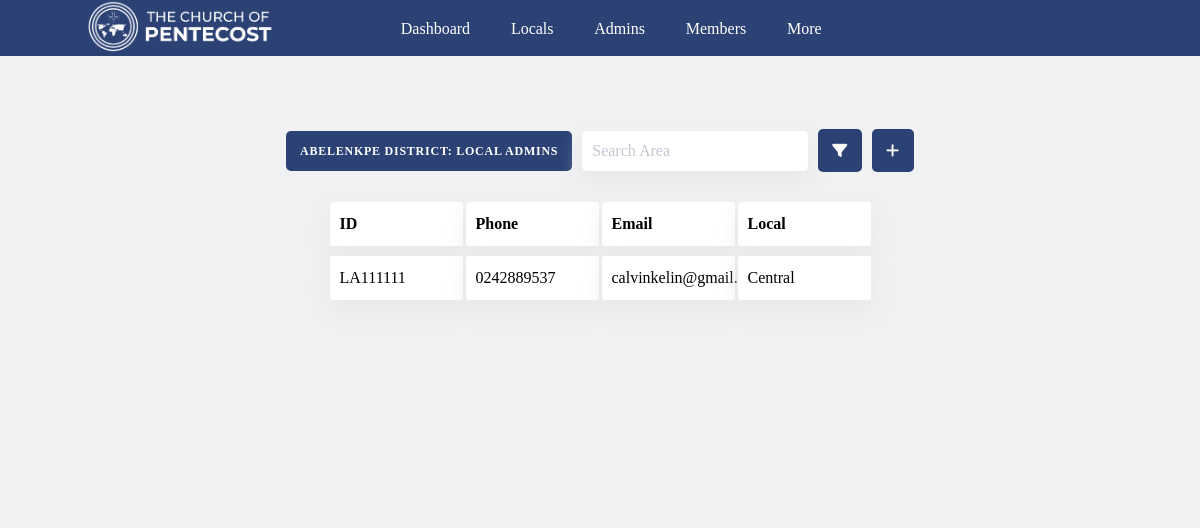
The page /districtadmin/admins (signed in) on the database its author committed.
### thecop_app/models.py (models this page shows, shortened)
class DistrictAdmin(models.Model):
    id = models.TextField(primary_key=True)
    phone = models.TextField()
    email = models.TextField()
    password = models.TextField()
    district = models.ForeignKey(District, on_delete=models.CASCADE)

class District(models.Model):
    area = models.ForeignKey(Area, on_delete=models.CASCADE)
    id = models.TextField(primary_key=True)
    name = models.TextField()
    location = models.TextField()
    def get_local_admins(self):
        admins = []
        for i in LocalAdmin.objects.all():
            if i.local_assembly.district == self:
                admins.append(i)
        return admins

class LocalAdmin(models.Model):
    id = models.TextField(primary_key=True)
    phone = models.TextField()
    email = models.TextField()
    password = models.TextField()
    local_assembly = models.ForeignKey(LocalAssembly, on_delete=models.CASCADE)

class LocalAssembly(models.Model):
    district = models.ForeignKey(District, on_delete=models.CASCADE)
    id = models.TextField(primary_key=True)
    name = models.TextField()
    location = models.TextField()

### thecop_app/districtAdmin/views.py (the view)
# urls.py: path("admins", views.admins, name="areaAdmin_admins"),
def admins(request):
    active_admin = DistrictAdmin.objects.get(pk=request.session.get('district_admin_id'))
    context = {
        "admins": DistrictAdmin.objects.all(),
        "admin": active_admin,
        "announcements": active_admin.district.districtannouncement_set.all(),
        "events": active_admin.district.districtevent_set.all()
    }
    return render(request, 'thecop_app/districtAdmin/admins.html', context)

### thecop_app/templates/thecop_app/districtAdmin/admins.html (shortened to what this page needs)
<!DOCTYPE html>
{% load static %}
<html lang="en">
  <head>
    <link rel="stylesheet" href="{% static 'thecop_app/CSS/index.css' %}" />
    <link rel="stylesheet" href="{% static 'thecop_app/CSS/ananse.css' %}" />
      <link rel="stylesheet" href="{% static 'thecop_app/CSS/fa/allicons.css' %}">
    <link rel="stylesheet" href="{% static 'thecop_app/CSS/fa/icons.css' %}">
</head>
<body>
<header class="grid-header">
      <div class="logo">
          <img src="{% static 'thecop_app/images/The-Church-Of-Pentecost.png' %}" width=200/>
      </div>
      <div class="mid-div">
              <div class="nav-btn" onclick="window.open('{% url 'districtAdmin_home' %}', '_self')">
                  <i class="fa-thin fa-gauge"></i>
                  <span>Dashboard</span>
              </div>
            <div class="nav-btn" onclick="window.open('{% url 'districtAdmin_locals' %}', '_self')">
                  <i class="fa-thin fa-map"></i>
                  <span>Locals</span>
            </div>
          <div class="nav-btn" onclick="window.open('{% url 'districtAdmin_admins' %}', '_self')">
                      <i class="fa-thin fa-user-lock"></i>
                     <span>Admins</span>
              </div>
          <div class="nav-btn" onclick="window.open('{% url 'districtAdmin_members' %}', '_self')">
                  <i class="fa-thin fa-users"></i>
                 <span>Members</span>
          </div>
          <div class="nav-btn" onclick="window.open('{% url 'copAdmin_members' %}', '_self')">
                  <i class="fa-thin fa-caret-down"></i>
                 <span>More</span>
          </div>
      </div>
</header>
<br><br><br>
<appbody style=" background-color: #f0f1f3 !important;">
    <div class="func-bar">
        <div class="tag">{{admin.district.name}} District: Local Admins</div>
        <div class="search-div">
            <input type="search" placeholder="Search Area">
        </div>
        <div class="tag"><i class="fa-thin fa-filter" style="font-size: 15px; font-weight:bold"></i></div>
        <div class="tag" onclick="openForm('form-admin')"><i class="fa-thin fa-add" style="font-size: 15px; font-weight:bold"></i></div>
    </div>
    <div class="custom-table-001">
        <div class="row">
            <div class="cell"><b>ID</b></div>
            <div class="cell"><b>Phone</b></div>
            <div class="cell"><b>Email</b></div>
            <div class="cell"><b>Local</b></div>
        </div>
        {% for ad in admin.district.get_local_admins %}
        <div class="row">
            <div class="cell">{{ ad.id }}</div>
            <div class="cell">{{ ad.phone }}</div>
            <div class="cell">{{ ad.email }}</div>
            <div class="cell">{{ ad.local_assembly.name}}</div>
        </div>
        {% endfor %}
    </div>
</appbody>
</body>
</html>

### thecop_app/static/thecop_app/CSS/index.css (style rules this page uses)
* { padding: 0; margin: 0; box-sizing: border-box; font-family: "Raleway", sans-serif; }
body { background-color: #f0f1f3; overflow-x: hidden; }
.grid-header { z-index: 99; position: fixed; width: 100%; display: grid; grid-template-columns: 30% 40% 30%; align-items: center; height: 3.5em; background: #2C4275; top: 0; }
.grid-header div.logo { display: flex; flex-direction: row; align-items: center;justify-content: space-evenly; }
.grid-header div.mid-div { display: flex; flex-direction: row; align-items: center;justify-content: space-evenly; }
.grid-header div.mid-div div.nav-btn { display: flex; flex-direction: row; align-items: center; gap: 10px; color: #FFFFFF; cursor: pointer; }
.custom-table-001 { flex-direction: column; display: flex; gap: 10px; align-items: center; justify-content: center; }
.custom-table-001 .row { display: flex; flex-direction: row; gap: 3px; }
.custom-table-001 .row .cell { padding: 10px 10px; width: 133px; display: grid; text-align: left; background: white; align-items: center; box-shadow: 0px 10px 20px 0px rgba(229, 229, 229, 0.75); border-radius: 3px; }
.func-bar { flex-direction: row; display: flex; gap: 10px; align-items: center; justify-content: center; margin: 0 0 30px 0; }
.func-bar .tag { padding: 14px; border-radius: 5px; background-color: #2C4275; color: white; }
.func-bar .search-div { height: 40px; box-shadow: 0px 10px 20px 0px rgba(229, 229, 229, 0.75); }
.func-bar .search-div input { width: 100%; height: 100%; border-radius: 5px; border: 0px solid #2C4275; padding: 0 10px; }

### thecop_app/static/thecop_app/CSS/ananse.css (style rules this page uses)
* { font-family: 'calibri'; }
:root { --color-one: gold ; --color-two: #e91e63; --shadow: 0px 1px 5px -2px #9b8c8c; }
body { overflow-x: hidden; }
appbody { width: 100%; margin: 57px 0 100px 0; position: absolute; left: 0; padding-bottom: 200px; z-index: 0; }

### thecop_app/templates/thecop_app/districtAdmin/admins.html (style rules this page uses)
body { font-family:calibri }

### rows shown on the page
DistrictAdmin: district.name "ABELENKPE"
LocalAdmin: id "LA111111", phone "0242889537", email "calvinkelin@gmail.com", local_assembly.name "Central"
